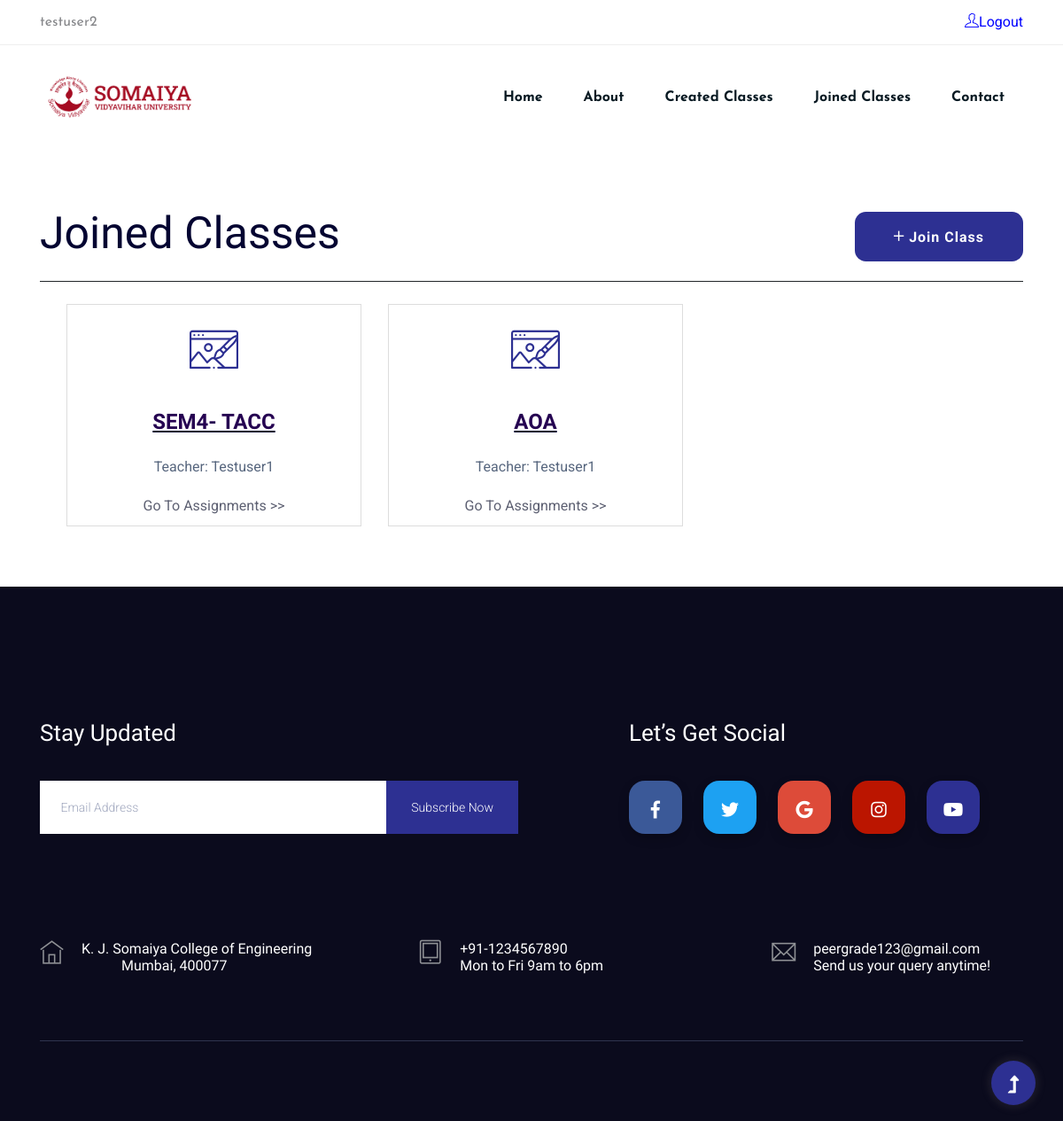
Screenshot of /joinclass/ (signed in) with the database file from the repository.
### courses/models.py (models this page shows, shortened)
class JoinedClasses(models.Model):
    class_id = models.ForeignKey(CreatedClasses, on_delete=models.CASCADE)
    student = models.ForeignKey(User, on_delete=models.CASCADE)

class CreatedClasses(models.Model):
    class_code = models.CharField(max_length=6)
    class_name = models.CharField(max_length=100)
    class_description = models.TextField(max_length=1000)
    teacher = models.ForeignKey(User, on_delete=models.CASCADE)

### courses/views.py (the view, shortened to what this page needs)
# urls.py: path('joinclass/', views.joinclass, name='joinclass'),
@login_required
def joinclass(request):
    current_user = request.user
    all_classes = JoinedClasses.objects.filter(student=current_user)
    context = {
        'classes' : all_classes,
    }
    return render(request, 'courses/joinclasses.html', context)

### courses/templates/courses/joinclasses.html (shortened to what this page needs)
{% load static %}
<!DOCTYPE html>
<html lang="en">
<head>
    <link rel="stylesheet" href="{% static 'assets1/bootstrap/css/bootstrap.min.css' %}">
  <link rel="stylesheet" href="{% static 'assets1/Ionicons/css/ionicons.min.css' %}">
  <link rel="stylesheet" href="{% static 'assets1/css/custom.css' %}">
      <link rel="stylesheet" href="{% static 'assets/css/owl.carousel.min.css'%}"/>
    <link rel="stylesheet" href="{% static 'assets/css/slicknav.css'%}" />
    <link rel="stylesheet" href="{% static 'assets/css/flaticon.css'%}" />
    <link rel="stylesheet" href="{% static 'assets/css/gijgo.css'%}" />
    <link rel="stylesheet" href="{% static 'assets/css/animate.min.css'%}" />
    <link rel="stylesheet" href="{% static 'assets/css/magnific-popup.css'%}" />
    <link rel="stylesheet" href="{% static 'assets/css/fontawesome-all.min.css'%}"/>
    <link rel="stylesheet" href="{% static 'assets/css/themify-icons.css'%}" />
    <link rel="stylesheet" href="{% static 'assets/css/slick.css'%}" />
    <link rel="stylesheet" href="{% static 'assets/css/nice-select.css'%}" />
    <link rel="stylesheet" href="{% static 'assets/css/style.css'%}" />
</head>
<body>
    <header>
      <div class="header-area">
        <div class="main-header">
          <div class="header-top d-none d-lg-block">
            <div class="container">
              <div class="col-xl-12">
                <div
                  class="row d-flex justify-content-between align-items-center"
                >
                  <div class="header-info-left">
                    <ul>
                      {% if user.is_authenticated %}
                       <li>{{user.username}}</li>
                      {% else %}
                      <li>Login to explore</li>
                      {% endif %}
                    </ul>
                  </div>
                  <div class="header-info-right">
                    <ul>
                      {% if user.is_authenticated %}
                      <a style="color:blue;" href="{% url 'logout' %}"><i class="ti-user"></i>Logout</a>
                      {% endif %}
                    </ul>
                  </div>
                </div>
              </div>
            </div>
          </div>
          <div class="header-bottom header-sticky">
            <div class="container">
              <div class="menu-wrapper">
                <div class="logo logo2">
                  <a href="{% url 'index' %}"
                    ><img
                      src="{% static 'assets/img/logo/somaiya.png' %}"
                      alt="Somaiya Vidyavihar University"
                      width="180"
                      heigth="60"
                  /></a>
                </div>
                <div class="main-menu d-none d-lg-block">
                  <nav>
                    <ul id="navigation">
                      <li><a href="{% url 'index' %}">Home</a></li>
                      <li><a href="{% url 'about' %}">About</a></li>
                      {% if user.is_authenticated %}
                        <li><a href="{% url 'homepage' %}">Created Classes</a></li>
                        <li><a href="{% url 'joinclass' %}">Joined Classes</a></li>
                      {% endif %}
                      <li><a href="{% url 'contact' %}">Contact</a></li>
                    </ul>
                  </nav>
                </div>
              </div>
            </div>
          </div>
        </div>
      </div>
    </header>
    <div>
    <main class="py-5">
    <section id="team-page">
      <div class="container">
        <div class="head-title d-flex align-items-center justify-content-between my-3">
          <h4 style="font-size: 50px" class="text-black">Joined Classes</h4>
          <div class="btn-wrapper">
            <button style="border-radius: 12.5px" onclick="showform()" class="btn btn-warning text-white font-weight-bold"><i class="ion-android-add"
                style="font-size: 18px;"></i>
              Join Class</button>
          </div>
        </div>
        <div style="border-bottom: 1px solid"></div>
        <div class="categories-area" style="padding-top: 25px;">
          <div class="container">
            <div class="row-content row">
              <div class="col-md-12 col-sm-12" style="padding: 0px 0px;">
              {% for c in classes %}
                <div class="single-cat float-left" style="width: 30%; margin: 0px 0px 20px 30px; padding: 10px;">
                        <div style="text-align: center;" class="cat-icon mb-3"><a href="{% url 'join_cur_class' c.class_id.pk %}">
                          <span class="flaticon-web-design"></span></a>
                        </div>
                        <div style="text-align: center;" class="cat-cap">
                          <h5 style="text-transform: uppercase; text-decoration: underline;"><a href="{% url 'join_cur_class' c.class_id.pk %}">{{c.class_id.class_name}}</a></h5>
                          <p style="text-transform:capitalize;margin-bottom: 17px;" class="color">Teacher: {{c.class_id.teacher.username}}</p>
                          <a href="{% url 'join_cur_class' c.class_id.pk %}" class="read-more1">Go To Assignments >></a>
                        </div>
                      </div>
              {% endfor %}
            </div>
          </div>
        </div>
      </div>
      </div>
    </section>
  </main>
    </div>
<footer>
  <div class="footer-area footer-bg">
    <div class="container">
      <div class="footer-top footer-padding">
        <div class="footer-heading">
          <div class="row justify-content-between">
            <div class="col-xl-6 col-lg-7 col-md-10">
              <div class="footer-tittle2">
                <h4>Stay Updated</h4>
              </div>
              <div class="footer-form mb-50">
                <div id="mc_embed_signup">
                  <form target="_blank"
                    action="https://spondonit.us12.list-manage.com/subscribe/post?u=1462626880ade1ac87bd9c93a&amp;id=92a4423d01"
                    method="get" class="subscribe_form relative mail_part" novalidate="true">
                    <input type="email" name="EMAIL" id="newsletter-form-email" placeholder=" Email Address "
                      class="placeholder hide-on-focus" onfocus="this.placeholder = ''"
                      onblur="this.placeholder = 'Your email address'" />
                    <div class="form-icon">
                      <button type="submit" name="submit" id="newsletter-submit"
                        class="email_icon newsletter-submit button-contactForm">
                        Subscribe Now
                      </button>
                    </div>
                  </form>
                </div>
              </div>
            </div>
            <div class="col-xl-5 col-lg-5">
              <div class="footer-tittle2">
                <h4>Let’s Get Social</h4>
              </div>
              <div class="footer-social">
                <a href="#"><i class="fab fa-facebook-f"></i></a>
                <a href="#"><i class="fab fa-twitter"></i></a>
                <a href="#"><i class="fab fa-google"></i></a>
                <a href="#"><i class="fab fa-instagram"></i></a>
                <a href="#"><i class="fab fa-youtube"></i></a>
              </div>
            </div>
          </div>
        </div>
              <div class="media contact-info" style="float: left;margin-right: 120px;">
                <span class="contact-info__icon" style="float: left;"><i class="ti-home"></i></span>
                <div class="media-body ">
                  <h3 style="color: white;">K. J. Somaiya College of Engineering<br/><span style="margin-left: 45px;">Mumbai, 400077<span></h3>
                </div>
              </div>
              <div class="media contact-info" style="float: left;margin-right:190px; ">
                <span class="contact-info__icon" style="float: left;"><i class="ti-tablet"></i
                ></span>
                <div class="media-body">
                  <h3 style="color: white;">+91-1234567890<br/>Mon to Fri 9am to 6pm</h3>
                </div>
              </div>
              <div class="media contact-info">
                <span class="contact-info__icon" ><i class="ti-email"></i></span>
                <div class="media-body">
                  <h3 style="color: white;">peergrade123@gmail.com<br/>Send us your query anytime!</h3>
                </div>
              </div>
      </div>
      <div class="footer-bottom">
      </div>
    </div>
  </div>
</footer>
<div id="back-top">
  <a title="Go to Top" href="#"> <i class="fas fa-level-up-alt"></i></a>
</div>
</body>
</html>

### courses/static/assets1/css/custom.css (style rules this page uses)
body { min-height: 100vh; position: relative; overflow-x: hidden; }
p { margin: 0; }
ul { padding: 0; }
li { list-style: none; }

### rows the page displays
JoinedClasses: class_id.class_name "SEM4- TACC", class_id.teacher.username "Testuser1"
JoinedClasses: class_id.class_name "AOA", class_id.teacher.username "Testuser1"

### other values shown
{{ user.username }} "testuser2"
